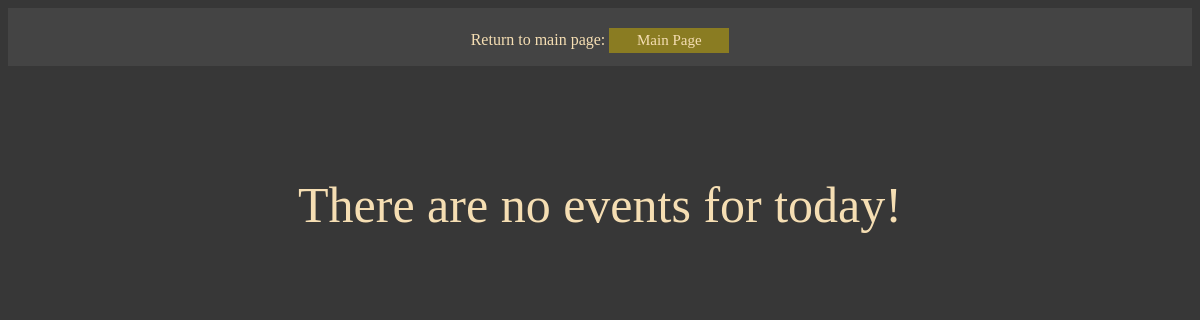
Page /event/today on the earlier database version.
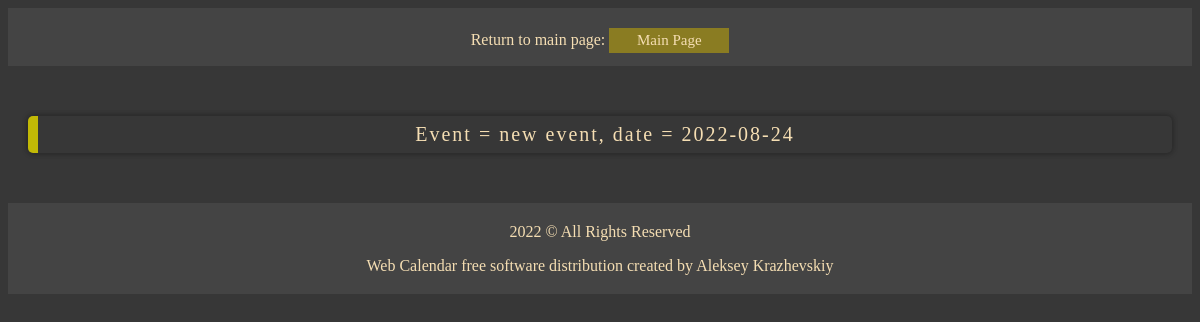
Same page on the later database version.
### main.py (models this page shows)
class EventInfo(db.Model):
    __tablename__ = 'events'
    id = db.Column(db.Integer, primary_key=True, autoincrement=True)
    event = db.Column(db.String(100), nullable=False)
    date = db.Column(db.Date, nullable=False)

### main.py (the view)
@app.route('/event/today')
def today_event():
    today = datetime.now().date()
    events = EventInfo.query.filter_by(date=today).all()
    ans = []
    if events:
        for event in events:
            ans.append({'id': event.id, 'event': event.event, 'date': event.date.strftime('%Y-%m-%d')})
    return render_template('today.html', events=ans)

### templates/today.html (shortened to what this page needs)
<html lang="en">
	<head>
		<link rel="stylesheet" type="text/css" href="{{ url_for('static',filename='css/styles.css') }}">
	</head>
	<body>
		<div class="main_head">
			<p>Return to main page:  <button class="header_button" onclick="window.location.href = '/'" style="font-family: Cinzel;">Main Page</button></p>
		</div>
		{% if events %}
		<div class="event_list">
			<ol class="list">
				{% for event in events %}
				<li>Event = {{ event.event }}, date = {{ event.date }}</li>
				{% endfor %}
			</ol>
		</div>
		<div class="footer">
			<p>2022 © All Rights Reserved</p>
			<p>Web Calendar free software distribution created by Aleksey Krazhevskiy</p>
		</div>
		{% else %}
		<div class="header">
			<p>There are no events for today!</p>
		</div>
		{% endif %}
	</body>
</html>

Differences in the rows shown:
added EventInfo: event "new event", date "2022-08-24"
Other differences:
text no longer shown: "There are no events for today!"
text now shown: "2022 © All Rights Reserved Web Calendar free software distribution created by Aleksey Krazhevskiy"
